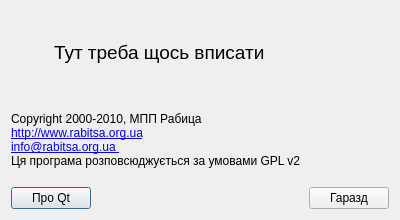
<?xml version="1.0" encoding="UTF-8"?>
<ui version="4.0">
 <class>About</class>
 <widget class="QDialog" name="About">
  <property name="geometry">
   <rect>
    <x>0</x>
    <y>0</y>
    <width>400</width>
    <height>220</height>
   </rect>
  </property>
  <property name="minimumSize">
   <size>
    <width>400</width>
    <height>220</height>
   </size>
  </property>
  <property name="maximumSize">
   <size>
    <width>400</width>
    <height>220</height>
   </size>
  </property>
  <property name="windowTitle">
   <string>Про програму</string>
  </property>
  <property name="modal">
   <bool>true</bool>
  </property>
  <layout class="QGridLayout" name="gridLayout">
   <item row="0" column="0">
    <widget class="QLabel" name="label">
     <property name="font">
      <font>
       <pointsize>16</pointsize>
      </font>
     </property>
     <property name="text">
      <string/>
     </property>
     <property name="pixmap">
      <pixmap>:/butons/pict/logo_32x32.png</pixmap>
     </property>
    </widget>
   </item>
   <item row="0" column="1" colspan="3">
    <widget class="QLabel" name="label_4">
     <property name="font">
      <font>
       <pointsize>14</pointsize>
      </font>
     </property>
     <property name="text">
      <string>Тут треба щось вписати</string>
     </property>
     <property name="wordWrap">
      <bool>true</bool>
     </property>
    </widget>
   </item>
   <item row="1" column="0" colspan="4">
    <widget class="QLabel" name="label_3">
     <property name="text">
      <string>&lt;!DOCTYPE HTML PUBLIC &quot;-//W3C//DTD HTML 4.0//EN&quot; &quot;http://www.w3.org/TR/REC-html40/strict.dtd&quot;&gt;
&lt;html&gt;&lt;head&gt;&lt;meta name=&quot;qrichtext&quot; content=&quot;1&quot; /&gt;&lt;style type=&quot;text/css&quot;&gt;
p, li { white-space: pre-wrap; }
&lt;/style&gt;&lt;/head&gt;&lt;body style=&quot; font-family:'Sans Serif'; font-size:9pt; font-weight:400; font-style:normal;&quot;&gt;
&lt;p style=&quot; margin-top:0px; margin-bottom:0px; margin-left:0px; margin-right:0px; -qt-block-indent:0; text-indent:0px;&quot;&gt;Copyright 2000-2010, МПП Рабица&lt;br /&gt;&lt;a href=&quot;http://www.rabitsa.org.ua&quot;&gt;&lt;span style=&quot; text-decoration: underline; color:#0000ff;&quot;&gt;http://www.rabitsa.org.ua&lt;/span&gt;&lt;/a&gt; &lt;/p&gt;
&lt;p style=&quot; margin-top:0px; margin-bottom:0px; margin-left:0px; margin-right:0px; -qt-block-indent:0; text-indent:0px;&quot;&gt;&lt;a href=&quot;info@rabitsa.org.ua&quot;&gt;&lt;span style=&quot; text-decoration: underline; color:#0000ff;&quot;&gt;info@rabitsa.org.ua &lt;/span&gt;&lt;/a&gt;&lt;/p&gt;
&lt;p style=&quot; margin-top:0px; margin-bottom:0px; margin-left:0px; margin-right:0px; -qt-block-indent:0; text-indent:0px;&quot;&gt;Ця програма розповсюджується за умовами GPL v2&lt;/p&gt;&lt;/body&gt;&lt;/html&gt;</string>
     </property>
    </widget>
   </item>
   <item row="2" column="0" colspan="2">
    <widget class="QPushButton" name="abQt">
     <property name="text">
      <string>Про Qt</string>
     </property>
    </widget>
   </item>
   <item row="2" column="2">
    <spacer name="horizontalSpacer">
     <property name="orientation">
      <enum>Qt::Horizontal</enum>
     </property>
     <property name="sizeHint" stdset="0">
      <size>
       <width>209</width>
       <height>20</height>
      </size>
     </property>
    </spacer>
   </item>
   <item row="2" column="3">
    <widget class="QPushButton" name="OkButton">
     <property name="text">
      <string>Гаразд</string>
     </property>
    </widget>
   </item>
  </layout>
 </widget>
 <resources/>
 <connections>
  <connection>
   <sender>OkButton</sender>
   <signal>clicked()</signal>
   <receiver>About</receiver>
   <slot>close()</slot>
   <hints>
    <hint type="sourcelabel">
     <x>197</x>
     <y>143</y>
    </hint>
    <hint type="destinationlabel">
     <x>199</x>
     <y>95</y>
    </hint>
   </hints>
  </connection>
 </connections>
</ui>
